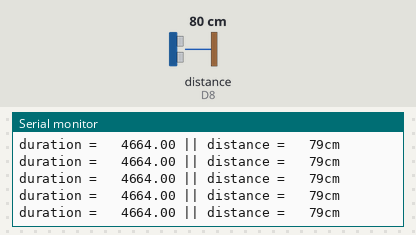
This sketch was run on a simulated ESP8266 (NodeMCU). On the bench: the last lines printed to the serial monitor. Wiring (inferred from the names in the program): ultrasonic range finder: trigger D7; echo D8. The inputs (shaded band) are chosen by the test bench; at power-on: distance to the obstacle (sensor on D8) 80 cm. The echo pulse lasts 58.3 µs per cm.

Above: at 1.2 s.
1.3 s: distance to the obstacle (sensor on D8) set to 2 cm
At 1.59 s:
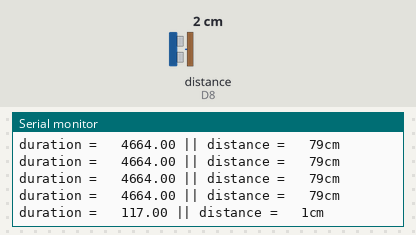
2.8 s: distance to the obstacle (sensor on D8) set to 4 cm
At 2.8 s:
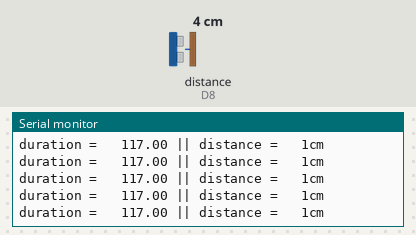
Timing chart, 0 to 5.8 s (numbered marks = the images above; inputs shaded):
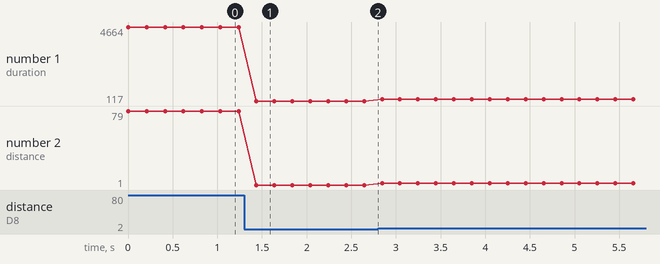

The sketch:

ultr_basic.ino
```cpp
const int TRIGPIN = D7;  //Digital pin D5
const int ECHOPIN = D8;  //Digital pin D6

int distance;

void setup()
{
  Serial.begin(9600);
  pinMode(ECHOPIN,INPUT);//receiver
  pinMode(TRIGPIN,OUTPUT);//sender

}

void loop() {

  digitalWrite(TRIGPIN,LOW);
  delayMicroseconds(2);
  digitalWrite(TRIGPIN,HIGH);
  delayMicroseconds(10);
  digitalWrite(TRIGPIN,LOW);
  float duration = pulseIn(ECHOPIN,HIGH);
  Serial.print("duration =   ");
  Serial.print( duration);
  distance= duration*0.034/2;
  Serial.print(" || distance =   ");
  Serial.print(distance);
  Serial.println("cm");
  delay(200);
}
```

Measured:
- after the input at 1.3 s, the serial monitor: prints a new line after 0.14 s (image 1)
- plotted number 1: 4664 → 117 after the input at 1.3 s, 117 → 234 after the input at 2.8 s
- plotted number 2: 79 → 1 after the input at 1.3 s, 1 → 3 after the input at 2.8 s
